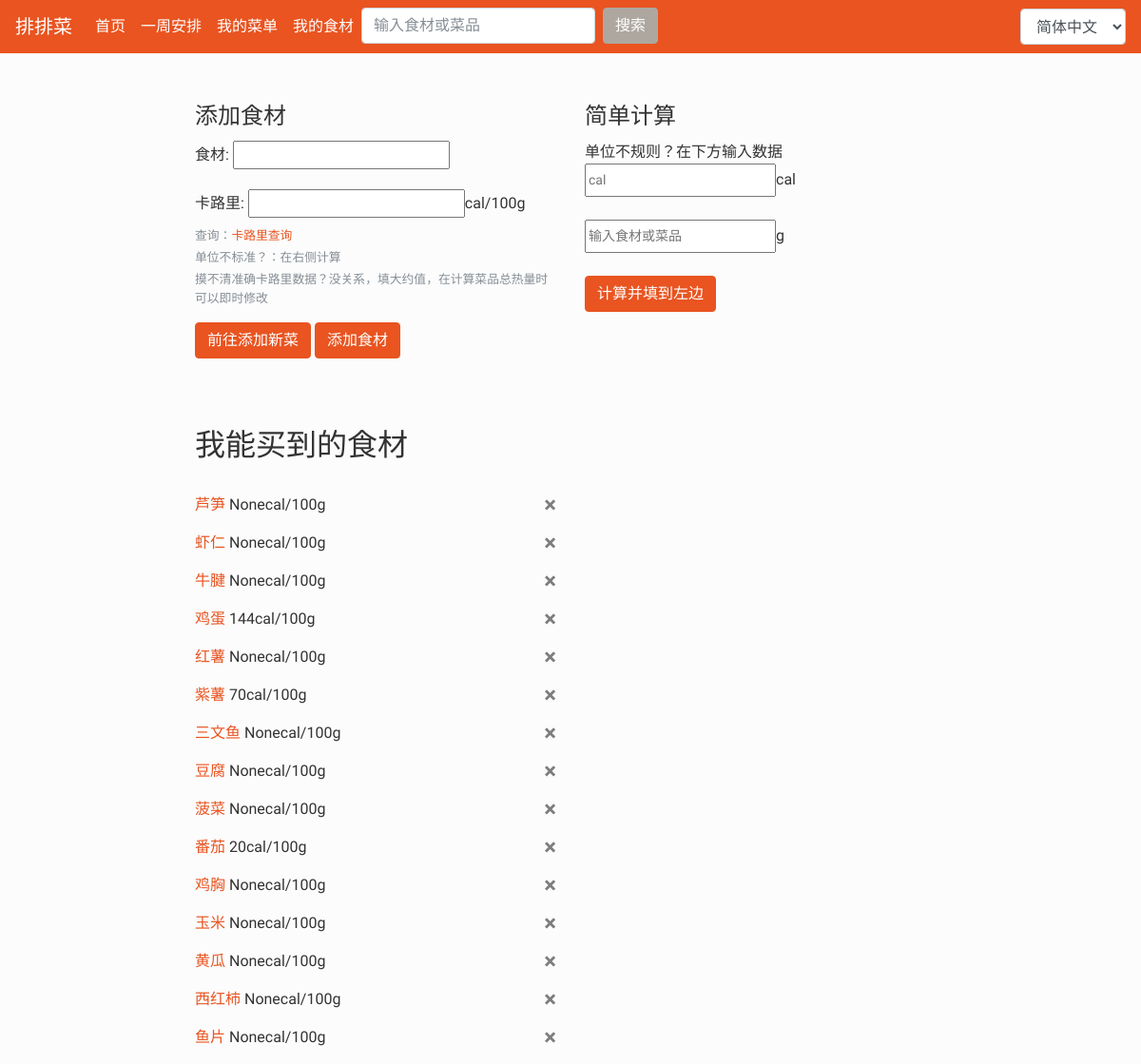
Before: /ingredient/ (signed in) with the older database file.
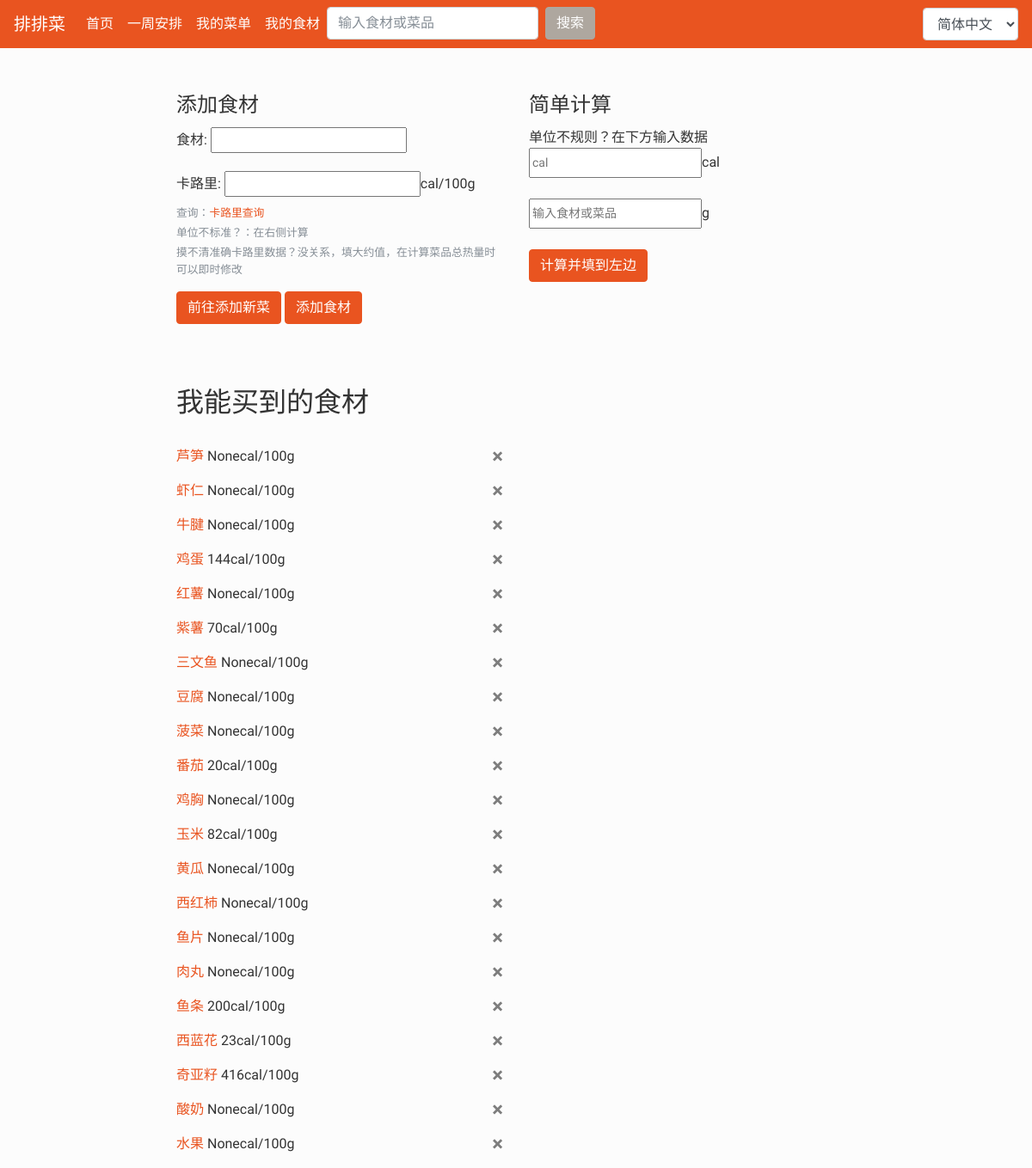
After: the same page with the newer database file.
### AutoGener/models.py (models this page shows, shortened)
class CanGet(models.Model):
    userid = models.IntegerField()
    name = models.CharField(max_length=10)
    cal = models.PositiveIntegerField(blank=True, null=True)

### AutoGener/views.py (the view, shortened to what this page needs)
# urls.py: path('ingredient/', views.get_ingredient, name='ingredient')
@login_required
def get_ingredient(request):
    form = IngredientForm(auto_id="ingre_%s")
    ingredientlist = CanGet.objects.filter(userid=request.user.id)
    duplicate = ''
    context = {'ingredientlist': ingredientlist, 'form': form, 'duplicate': duplicate}
    return render(request, 'AutoGener/ingredientform.html', context)

### AutoGener/forms.py
class IngredientForm(forms.ModelForm):
    name = forms.CharField(max_length=10)
    cal = forms.NumberInput()
    class Meta:
        model = CanGet
        fields = ['name', 'cal']
        labels = {
            'name': '食材'
        }

### templates/AutoGener/ingredientform.html (shortened to what this page needs)
{% extends 'base.html' %}
{% load i18n %}
{% block main %}
<div class = "dishBlock">
  <form action="/ingredient/" method="post">
    <fieldset>
      <legend>{% trans "添加食材" %}</legend>
      <div class="form-group">
        <label for="exampleInputPassword1">{% trans "食材" %}:</label>
        {{ form.name }}
      </div>
      <div class="form-group">
        <label for="exampleInputPassword1">{% trans "卡路里" %}:</label>
        {{ form.cal }}cal/100g
        <small id="fileHelp" class="form-text text-muted">
          {% trans "查询" %}：<a href="http://www.boohee.com/food/" target="_blank">{% trans "卡路里查询" %}</a>
        </small>
        <small id="fileHelp" class="form-text text-muted">{% trans "单位不标准？：在右侧计算" %}</small>
        <small id="fileHelp" class="form-text text-muted">
          {% trans "摸不清准确卡路里数据？没关系，填大约值，在计算菜品总热量时可以即时修改" %}
        </small>
      </div>
      <a class="btn btn-primary" target="_blank" href="{% url 'AutoGener:dish' %}" >{% trans "前往添加新菜" %}</a>
      <button type="submit" class="btn btn-primary">{% trans "添加食材" %}</button>
    </fieldset>
  </form>
</div>
<br>
<br>
<br>
<div>
  <div>
  <h2>{% trans "我能买到的食材" %}</h2>
  <br>
  {% for ingre in ingredientlist %}
        <p> <a href="{% url 'AutoGener:dish_detail' ingre.name %}">{{ ingre.name }}</a> {{ ingre.cal }}cal/100g
          <a class="close" href="{% url 'AutoGener:ingre_delete' ingre.name %}" >&times;</a>
        </p>
  {% empty %}
    <div><p>{% trans "还没有食材哦" %}！</p></div>
  {% endfor %}
    </div>
</div>
{% endblock %}
{% block side %}
  <div>
  <legend>{% trans "简单计算" %}</legend>
    <p>{% trans "单位不规则？在下方输入数据" %}
    <br>
    <input id="calo" class="col-form-label col-form-label-sm" placeholder="cal" />cal
    <br>
    <br>
    <input id="weight" class="col-form-label col-form-label-sm" placeholder="{% trans '输入食材或菜品' %}" />g
    <br>
    <br>
    <button class="btn btn-primary" id="calculate" >{% trans "计算并填到左边" %}</button>
  </div>
{% endblock %}

### templates/base.html (shortened to what this page needs)
{% load static %}
{% load i18n %}
<!DOCTYPE html>
<html lang="en">
<head>
    <link rel="stylesheet" href="{% static 'AutoGener/css/bootstrap.css' %}" />
</head>
<body style="background-color:hsl(0, 0%, 99%)">
<nav class="navbar navbar-expand-lg navbar-dark bg-primary">
  <a class="navbar-brand" href="{% url 'index' %}">{% trans "排排菜" %}</a>
  <div class="collapse navbar-collapse" id="navbarColor01">
    <ul class="navbar-nav mr-auto">
      <li class="nav-item active">
        <a class="nav-link" href="{% url 'index' %}">{% trans "首页" %}<span class="sr-only">(current)</span></a>
      </li>
      <li class="nav-item active">
        <a class="nav-link" href="{% url 'AutoGener:schedule' %}">{% trans "一周安排" %}</a>
      </li>
            <li class="nav-item active">
        <a class="nav-link" href="{% url 'AutoGener:dish' %}">{% trans "我的菜单" %}</a>
      </li>
      <li class="nav-item active">
        <a class="nav-link" href="{% url 'AutoGener:ingredient' %}">{% trans "我的食材" %}</a>
      </li>
      <li class="nav-item active">
    <form class="form-inline my-2 my-lg-0" method="POST" action="{% url 'AutoGener:dish' %}">
      <input class="form-control mr-sm-2" type="text" placeholder="{% trans '输入食材或菜品' %}" name="dish_wanted">
      {% if dish.name %}
        <a href="{% url 'AutoGener:dish' %}" class="btn btn-secondary my-2 my-sm-0">{% trans "返回" %}</a>
      {% else %}
        <button class="btn btn-secondary my-2 my-sm-0" type="submit">{% trans "搜索" %}</button>
      {% endif %}
    </form>
      </li>
    </ul>
        <form action="{% url 'set_language' %}" method="post">{% csrf_token %}
          <select name="language" class="form-control " onChange="form.submit();">
              {% get_current_language as LANGUAGE_CODE %}
              {% get_available_languages as LANGUAGES %}
              {% get_language_info_list for LANGUAGES as languages %}
              {% for language in languages %}
                  <option value="{{ language.code }}"{% if language.code == LANGUAGE_CODE %} selected{% endif %}>
                      {{ language.name_local }}
                  </option>
              {% endfor %}
          </select>
         </form>
  </div>
</nav>
<br>
<br>
<div class = "row">
  <div class="col-md-2">
  </div>
<div class="col-md-4">
  {% block main %}
  {% endblock %}
</div>
<div class="col-lg-6">
    {% block side %}
    {% endblock %}
</div>
</div>
</body>
</html>

### templates/base.html (style rules this page uses)
ul { list-style-type: none; }

Changed rows visible on the page:
changed CanGet "玉米": cal "None" → "82"
added CanGet: name "肉丸", cal "None"
added CanGet: name "鱼条", cal "200"
added CanGet: name "西蓝花", cal "23"
added CanGet: name "奇亚籽", cal "416"
added CanGet: name "酸奶", cal "None"
added CanGet: name "水果", cal "None"
